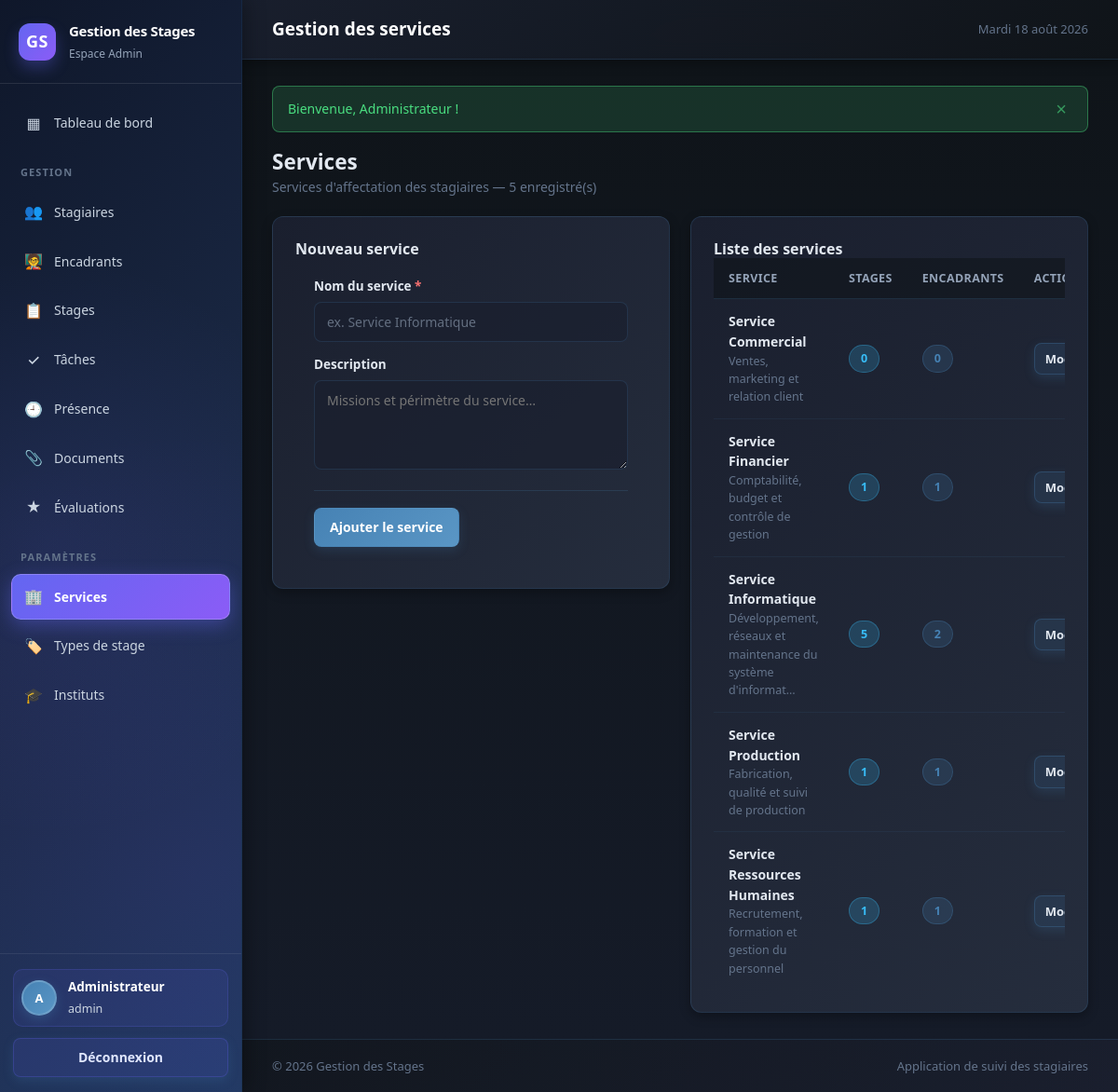
The page /services.php (signed in) on the database its author committed.
### tables this page shows
CREATE TABLE service (
    id_service   INT AUTO_INCREMENT PRIMARY KEY,
    nom_service  VARCHAR(100) NOT NULL,
    description  VARCHAR(255) DEFAULT NULL,
    UNIQUE KEY uk_service_nom (nom_service)
);

### includes/db.php (called while the page is built, shortened)
<?php
function db(): PDO
{
    static $pdo = null;
    if ($pdo === null) {
        $dsn = sprintf('mysql:host=%s;dbname=%s;charset=%s', DB_HOST, DB_NAME, DB_CHARSET);
        try {
            $pdo = new PDO($dsn, DB_USER, DB_PASS, [
                PDO::ATTR_ERRMODE            => PDO::ERRMODE_EXCEPTION,
                PDO::ATTR_DEFAULT_FETCH_MODE => PDO::FETCH_ASSOC,
                PDO::ATTR_EMULATE_PREPARES   => false,
                PDO::MYSQL_ATTR_INIT_COMMAND => 'SET NAMES ' . DB_CHARSET . " COLLATE utf8mb4_unicode_ci",
            ]);
        } catch (PDOException $e) {
            http_response_code(500);
            exit(
                '<div style="font-family:system-ui;max-width:640px;margin:80px auto;padding:24px;'
                . 'border:1px solid #fecaca;background:#fef2f2;border-radius:12px;color:#991b1b">'
                . '<h2 style="margin:0 0 8px">Connexion à la base de données impossible</h2>'
                . '<p style="margin:0 0 12px">' . htmlspecialchars($e->getMessage()) . '</p>'
                . '<p style="margin:0;font-size:14px">Vérifiez que MySQL est démarré et que la base '
                . '<code>' . DB_NAME . '</code> a bien été importée (database/schema.sql).</p></div>'
            );
        }
    }
    return $pdo;
}
function query(string $sql, array $params = []): PDOStatement
{
    $stmt = db()->prepare($sql);
    $stmt->execute($params);
    return $stmt;
}
function fetchAll(string $sql, array $params = []): array
{
    return query($sql, $params)->fetchAll();
}

### includes/functions.php (called while the page is built, shortened)
<?php
require_once __DIR__ . '/db.php';
function e($value): string
{
    return htmlspecialchars((string) $value, ENT_QUOTES | ENT_SUBSTITUTE, 'UTF-8');
}
function url(string $path = ''): string
{
    return BASE_URL . '/' . ltrim($path, '/');
}
function get(string $key, $default = ''): string
{
    return trim((string) ($_GET[$key] ?? $default));
}
function intOrNull($value): ?int
{
    return ($value === '' || $value === null || (int) $value <= 0) ? null : (int) $value;
}

### public/services.php (the view, shortened to what this page needs)
<?php
$edit   = intOrNull(get('edit'))
    ? fetchOne('SELECT * FROM service WHERE id_service = ?', [intOrNull(get('edit'))])
    : null;
$services = fetchAll(
    'SELECT sv.*,
            (SELECT COUNT(*) FROM stage s WHERE s.id_service = sv.id_service)     AS nb_stages,
            (SELECT COUNT(*) FROM encadrant e WHERE e.id_service = sv.id_service) AS nb_encadrants
     FROM service sv ORDER BY sv.nom_service'
);
require_once __DIR__ . '/../includes/header.php';
?>
<div class="page-head">
    <div>
        <h2 class="mb-0">Services</h2>
        <p>Services d'affectation des stagiaires — <?= count($services) ?> enregistré(s)</p>
    </div>
</div>
<div class="grid-2" style="align-items:start">
    <section class="card">
        <div class="card__head">
            <h3><?= $edit ? 'Modifier le service' : 'Nouveau service' ?></h3>
        </div>
        <div class="card__body">
            <form method="post">
                <div class="field" style="margin-bottom:14px">
                    <label for="nom_service">Nom du service <span class="req">*</span></label>
                    <input class="input" type="text" id="nom_service" name="nom_service" required maxlength="100"
                           value="<?= e($edit['nom_service'] ?? '') ?>"
                           placeholder="ex. Service Informatique">
                </div>
                <div class="field">
                    <label for="description">Description</label>
                    <textarea class="textarea" id="description" name="description"
                              placeholder="Missions et périmètre du service…"><?= e($edit['description'] ?? '') ?></textarea>
                </div>
                <div class="form-actions">
                    <button class="btn" type="submit"><?= $edit ? 'Enregistrer' : 'Ajouter le service' ?></button>
                </div>
            </form>
        </div>
    </section>
    <section class="card">
        <div class="card__head"><h3>Liste des services</h3></div>
        <div class="card__body card__body--flush">
            <?php if (!$services): ?>
                <div class="empty">
                    <span class="empty__icon">🏢</span>
                    <p>Aucun service enregistré.</p>
                </div>
            <?php else: ?>
                <div class="table-wrap">
                    <table class="table">
                        <thead>
                        <tr><th>Service</th><th>Stages</th><th>Encadrants</th><th class="text-right">Actions</th></tr>
                        </thead>
                        <tbody>
                        <?php foreach ($services as $sv): ?>
                            <tr>
                                <td>
                                    <div style="font-weight:600"><?= e($sv['nom_service']) ?></div>
                                    <?php if ($sv['description']): ?>
                                        <div class="person__sub"><?= e(mb_strimwidth($sv['description'], 0, 60, '…')) ?></div>
                                    <?php endif; ?>
                                </td>
                                <td><span class="badge badge--info"><?= (int) $sv['nb_stages'] ?></span></td>
                                <td><span class="badge"><?= (int) $sv['nb_encadrants'] ?></span></td>
                                <td>
                                    <div class="table__actions" style="justify-content:flex-end">
                                        <a class="btn btn--secondary btn--sm"
                                           href="<?= url('services.php?edit=' . (int) $sv['id_service']) ?>">Modifier</a>
                                    </div>
                                </td>
                            </tr>
                        <?php endforeach; ?>
                        </tbody>
                    </table>
                </div>
            <?php endif; ?>
        </div>
    </section>
</div>
<?php require_once __DIR__ . '/../includes/footer.php'; ?>

### public/assets/css/style.css (style rules this page uses)
:root { --brand: #4682b4; --brand-dark: #36648b; --brand-soft: #1a2e48; --ink: #e2e8f0; --ink-soft: #94a3b8; --ink-muted: #64748b; --bg: #0f1419; --surface: #1a1f2e; --border: #2d3748; --success: #4ade80; --success-soft: #1f3a1f; --warning: #fbbf24; --warning-soft: #3f3318; --danger: #f87171; --danger-soft: #3f1f1f; --info: #38bdf8; --info-soft: #1e3a48; --radius: 12px; --radius-sm: 8px; --shadow: 0 1px 2px rgba(0, 0, 0, .3), 0 4px 16px rgba(0, 0, 0, .2); --shadow-lg: 0 12px 32px rgba(0, 0, 0, .4); --sidebar-w: 260px; --font: "Segoe UI", system-ui, -apple-system, "Helvetica Neue", Arial, sans-serif; }
* { box-sizing: border-box; }
html, body { margin: 0; padding: 0; }
body { font-family: var(--font); background: linear-gradient(135deg, #0f1419 0%, #1a1f2e 100%); color: var(--ink); font-size: 15px; line-height: 1.55; -webkit-font-smoothing: antialiased; }
a { color: var(--brand); text-decoration: none; }
h1, h2, h3, h4 { margin: 0 0 .5rem; line-height: 1.25; font-weight: 650; }
.card { background: linear-gradient(135deg, #1a1f2e 0%, #252d3d 100%); border: 1px solid rgba(70, 130, 180, 0.2); border-radius: var(--radius); box-shadow: 0 4px 12px rgba(0, 0, 0, 0.3); padding: 24px; transition: all 0.3s ease; }
.card__head h2, .card__head h3 { margin: 0; font-size: 16px; }
.card__body { padding: 20px; }
.card__body--flush { padding: 0; }
.table-wrap { overflow-x: auto; }
.table { width: 100%; border-collapse: collapse; font-size: 14px; }
.table th { text-align: left; padding: 12px 16px; background: rgba(15, 20, 25, 0.6); color: var(--ink-soft); font-weight: 700; font-size: 12.5px; text-transform: uppercase; letter-spacing: .03em; border-bottom: 1px solid rgba(70, 130, 180, 0.2); white-space: nowrap; }
.table td { padding: 13px 16px; border-bottom: 1px solid rgba(70, 130, 180, 0.1); vertical-align: middle; color: #e2e8f0; }
.table tbody tr:last-child td { border-bottom: 0; }
.table__actions { display: flex; gap: 6px; white-space: nowrap; }
.person__sub { color: var(--ink-muted); font-size: 12.5px; }
.btn { display: inline-flex; align-items: center; justify-content: center; gap: 7px; padding: 9px 16px; border: 1px solid transparent; border-radius: var(--radius-sm); background: linear-gradient(135deg, #4682b4 0%, #5a96c5 100%); color: #fff; font: inherit; font-size: 14px; font-weight: 700; cursor: pointer; transition: all 0.2s ease; white-space: nowrap; box-shadow: 0 4px 12px rgba(70, 130, 180, 0.2); }
.btn--secondary { background: rgba(70, 130, 180, 0.15); color: #e2e8f0; border-color: rgba(70, 130, 180, 0.3); }
.btn--sm { padding: 6px 11px; font-size: 13px; }
.badge { display: inline-block; padding: 4px 12px; border-radius: 999px; font-size: 12.5px; font-weight: 700; background: rgba(70, 130, 180, 0.2); color: #4682b4; white-space: nowrap; border: 1px solid rgba(70, 130, 180, 0.3); }
.badge--info { background: rgba(56, 189, 248, 0.2); color: #38bdf8; border-color: rgba(56, 189, 248, 0.3); }
.field { display: flex; flex-direction: column; gap: 6px; }
.field label { font-size: 13.5px; font-weight: 700; color: #e2e8f0; }
.field .req { color: var(--danger); }
.input, .select, .textarea { width: 100%; padding: 10px 13px; border: 1.5px solid rgba(70, 130, 180, 0.2); border-radius: var(--radius-sm); background: rgba(26, 31, 46, 0.6); color: #e2e8f0; font: inherit; font-size: 14px; transition: all 0.2s ease; }
.input::placeholder { color: rgba(148, 163, 184, 0.6); }
.textarea { min-height: 96px; resize: vertical; }
.form-actions { display: flex; gap: 10px; margin-top: 22px; padding-top: 18px; border-top: 1px solid rgba(70, 130, 180, 0.2); }
.page-head { display: flex; align-items: center; justify-content: space-between; gap: 16px; flex-wrap: wrap; margin-bottom: 20px; }
.page-head p { margin: 2px 0 0; color: var(--ink-muted); font-size: 14px; }
.grid-2 { display: grid; grid-template-columns: repeat(auto-fit, minmax(340px, 1fr)); gap: 22px; }
.mb-0 { margin-bottom: 0; }
.text-right { text-align: right; }

### rows shown on the page
service: nom_service "Service Commercial", description "Ventes, marketing et relation client", nb_stages "0", nb_encadrants "0"
service: nom_service "Service Financier", description "Comptabilité, budget et contrôle de gestion", nb_stages "1", nb_encadrants "1"
service: nom_service "Service Informatique", description "Développement, réseaux et maintenance du système d'informat…", nb_stages "5", nb_encadrants "2"
service: nom_service "Service Production", description "Fabrication, qualité et suivi de production", nb_stages "1", nb_encadrants "1"
service: nom_service "Service Ressources Humaines", description "Recrutement, formation et gestion du personnel", nb_stages "1", nb_encadrants "1"

### other values the page prints
$u['role'] "Admin"
mb_substr($u['nom_complet'], 0, 1) "A"
$u['nom_complet'] "Administrateur"
$u['login'] "admin"
$pageTitle "Gestion des services"
strftime_fr() "Mardi 18 août 2026"
$f['message'] "Bienvenue, Administrateur !"
count($services) "5"
APP_NAME "Gestion des Stages"
